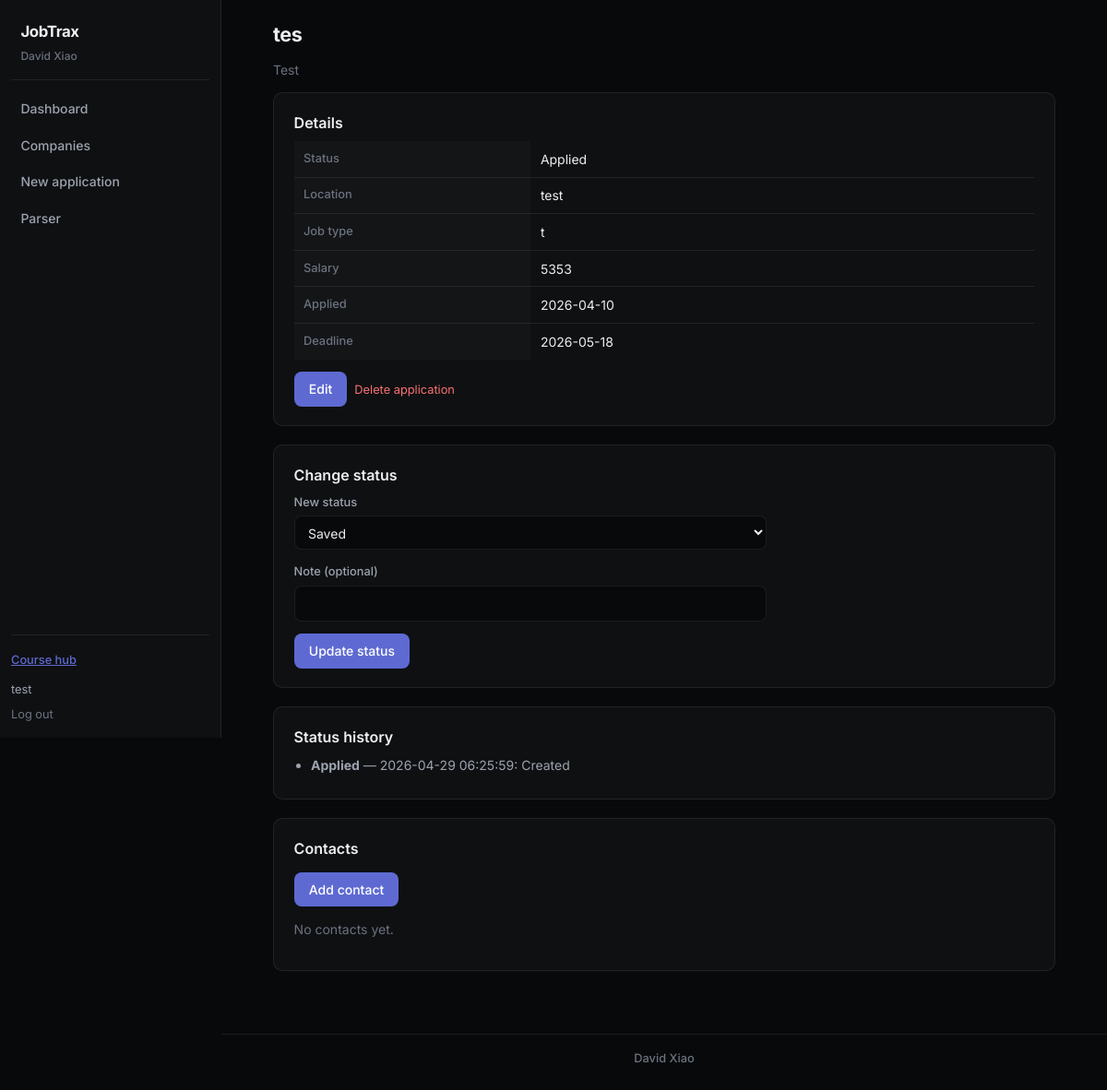
Page /jobtrax/applications/1 (signed in) on the committed database.
### tables this page shows
CREATE TABLE applications (
  application_id INTEGER PRIMARY KEY AUTOINCREMENT,
  user_id INTEGER NOT NULL REFERENCES users(user_id),
  company_id INTEGER NOT NULL REFERENCES companies(company_id),
  status_id INTEGER NOT NULL REFERENCES statuses(status_id),
  job_title TEXT NOT NULL,
  location TEXT,
  job_type TEXT,
  salary_range TEXT,
  application_date TEXT,
  deadline TEXT,
  notes TEXT,
  created_at TEXT NOT NULL DEFAULT (datetime('now')),
  updated_at TEXT NOT NULL DEFAULT (datetime('now'))
);

CREATE TABLE companies (
  company_id INTEGER PRIMARY KEY AUTOINCREMENT,
  user_id INTEGER NOT NULL REFERENCES users(user_id),
  company_name TEXT NOT NULL,
  industry TEXT,
  location TEXT,
  website TEXT
);

CREATE TABLE statuses (
  status_id INTEGER PRIMARY KEY AUTOINCREMENT,
  status_name TEXT NOT NULL UNIQUE,
  sort_order INTEGER NOT NULL
);

CREATE TABLE application_status_history (
  history_id INTEGER PRIMARY KEY AUTOINCREMENT,
  application_id INTEGER NOT NULL REFERENCES applications(application_id) ON DELETE CASCADE,
  status_id INTEGER NOT NULL REFERENCES statuses(status_id),
  parse_id INTEGER REFERENCES parsed_inputs(parse_id),
  changed_at TEXT NOT NULL DEFAULT (datetime('now')),
  note TEXT
);

### jobtrax/routes_applications.py (the view)
@jobtrax_bp.route("/applications/<int:aid>")
@login_required
def application_detail(aid):
    uid = _uid()
    delete_form = DeleteForm()
    with get_conn() as conn:
        app_row = _load_application(conn, aid, uid)
        if not app_row:
            abort(404)
        history = conn.execute(
            """
            SELECT h.*, s.status_name
            FROM application_status_history h
            JOIN statuses s ON s.status_id = h.status_id
            WHERE h.application_id = ?
            ORDER BY h.changed_at DESC, h.history_id DESC
            """,
            (aid,),
        ).fetchall()
        contacts = conn.execute(
            "SELECT * FROM contacts WHERE application_id = ? ORDER BY contact_id",
            (aid,),
        ).fetchall()
        statuses = conn.execute(
            "SELECT status_id, status_name FROM statuses ORDER BY sort_order"
        ).fetchall()
    st_form = StatusChangeForm()
    st_form.status_id.choices = [(s["status_id"], s["status_name"]) for s in statuses]
    return render_template(
        "applications/detail.html",
        app_row=app_row,
        history=history,
        contacts=contacts,
        status_form=st_form,
        delete_form=delete_form,
    )

### jobtrax/forms.py
class DeleteForm(FlaskForm):
    submit = SubmitField("Delete")

class StatusChangeForm(FlaskForm):
    status_id = SelectField("New status", coerce=int, validators=[DataRequired()])
    note = StringField("Note (optional)", validators=[Optional()])
    submit = SubmitField("Update status")

### jobtrax/app.py (called while the page is built)
@jobtrax_bp.context_processor
def inject_logout():
    if session.get("user_id"):
        return {"logout_form": LogoutForm()}
    return {}

### jobtrax/db.py (called while the page is built)
def db_path() -> str:
    return os.path.join(_INSTANCE, "jobtrax.db")

def get_conn() -> sqlite3.Connection:
    os.makedirs(_INSTANCE, exist_ok=True)
    conn = sqlite3.connect(db_path())
    conn.row_factory = sqlite3.Row
    conn.execute("PRAGMA foreign_keys = ON")
    return conn

### jobtrax/routes_applications.py (called while the page is built)
def _uid() -> int:
    return int(session["user_id"])

def _load_application(conn, aid: int, uid: int):
    return conn.execute(
        """
        SELECT a.*, c.company_name, s.status_name AS current_status_name
        FROM applications a
        JOIN companies c ON c.company_id = a.company_id
        JOIN statuses s ON s.status_id = a.status_id
        WHERE a.application_id = ? AND a.user_id = ?
        """,
        (aid, uid),
    ).fetchone()

### jobtrax/templates/applications/detail.html (shortened to what this page needs)
{% extends "base.html" %}
{% block content %}
<h1>{{ app_row.job_title }}</h1>
<p class="muted">{{ app_row.company_name }}</p>
<div class="card">
  <h2>Details</h2>
  <table>
    <tbody>
      <tr><th>Status</th><td>{{ app_row.current_status_name }}</td></tr>
      <tr><th>Location</th><td>{{ app_row.location or '—' }}</td></tr>
      <tr><th>Job type</th><td>{{ app_row.job_type or '—' }}</td></tr>
      <tr><th>Salary</th><td>{{ app_row.salary_range or '—' }}</td></tr>
      <tr><th>Applied</th><td>{{ app_row.application_date or '—' }}</td></tr>
      <tr><th>Deadline</th><td>{{ app_row.deadline or '—' }}</td></tr>
    </tbody>
  </table>
  <div class="actions">
    <a href="{{ url_for('jobtrax.application_edit', aid=app_row.application_id) }}" class="btn primary">Edit</a>
    <form method="post" action="{{ url_for('jobtrax.application_delete', aid=app_row.application_id) }}" class="inline-form" onsubmit="return confirm('Delete this application and its contacts/history?');">
      <button type="submit" class="btn danger">Delete application</button>
    </form>
  </div>
</div>
<div class="card">
  <h2>Change status</h2>
  <form method="post" action="{{ url_for('jobtrax.application_status', aid=app_row.application_id) }}">
    <div class="form-row">{{ status_form.status_id.label }} {{ status_form.status_id() }}</div>
    <div class="form-row">{{ status_form.note.label }} {{ status_form.note() }}</div>
    {{ status_form.submit(class_="btn primary") }}
  </form>
</div>
<div class="card">
  <h2>Status history</h2>
  {% if history %}
  <ul class="timeline">
    {% for h in history %}
    <li><strong>{{ h.status_name }}</strong> — {{ h.changed_at }}{% if h.note %}: {{ h.note }}{% endif %}</li>
    {% endfor %}
  </ul>
  {% else %}
  <p class="muted">No history yet.</p>
  {% endif %}
</div>
<div class="card">
  <h2>Contacts</h2>
  <p><a href="{{ url_for('jobtrax.contact_new', aid=app_row.application_id) }}" class="btn primary">Add contact</a></p>
  {% if contacts %}
  <table>
    <thead>
      <tr>
        <th>Name</th>
        <th>Role</th>
        <th>Email</th>
        <th>Phone</th>
        <th></th>
      </tr>
    </thead>
    <tbody>
      {% for ct in contacts %}
      <tr>
        <td>{{ ct.contact_name or '—' }}</td>
        <td>{{ ct.contact_role or '—' }}</td>
        <td>{{ ct.email or '—' }}</td>
        <td>{{ ct.phone or '—' }}</td>
        <td>
          <a href="{{ url_for('jobtrax.contact_edit', cid=ct.contact_id) }}">Edit</a>
          <form method="post" action="{{ url_for('jobtrax.contact_delete', cid=ct.contact_id) }}" class="inline-form" onsubmit="return confirm('Remove this contact?');">
            {{ delete_form.hidden_tag() }}
            <button type="submit" class="btn danger">Remove</button>
          </form>
        </td>
      </tr>
      {% endfor %}
    </tbody>
  </table>
  {% else %}
  <p class="muted">No contacts yet.</p>
  {% endif %}
</div>
{% endblock %}

### jobtrax/templates/base.html (shortened to what this page needs)
<!DOCTYPE html>
<html lang="en">
<head>
  <link rel="stylesheet" href="{{ url_for('jobtrax.static', filename='css/app.css') }}">
</head>
<body>
  <div class="layout">
    <aside class="sidebar" aria-label="Primary">
      <div class="sidebar-brand">
        <a href="{{ url_for('jobtrax.home') }}">JobTrax</a>
        <div class="sidebar-meta">David Xiao</div>
      </div>
      {% if session.get('user_id') %}
      <nav class="sidebar-nav">
        <a href="{{ url_for('jobtrax.dashboard') }}">Dashboard</a>
        <a href="{{ url_for('jobtrax.company_list') }}">Companies</a>
        <a href="{{ url_for('jobtrax.application_new') }}">New application</a>
        <a href="{{ url_for('jobtrax.parser_paste') }}">Parser</a>
      </nav>
      <div class="sidebar-footer">
        <a href="{{ url_for('index') }}">Course hub</a>
        <div class="sidebar-user">
          <span>{{ session.get('username', '') }}</span>
          {% if logout_form is defined %}
          <form method="post" action="{{ url_for('jobtrax.logout') }}" class="inline-form">
            <button type="submit">{{ logout_form.submit.label.text }}</button>
          </form>
          {% endif %}
        </div>
      </div>
      {% endif %}
    </aside>
    <div class="main-column">
      <main class="main-inner">
        {% block content %}{% endblock %}
      </main>
      <footer class="site-footer">
        <p class="site-footer-name">David Xiao</p>
      </footer>
    </div>
  </div>
</body>
</html>

### rows in the picture
applications: job_title "tes", location "test", job_type "t", salary_range "5353", application_date "2026-04-10", deadline "2026-05-18"
companies: company_name "Test"
statuses: current_status_name "Applied"
application_status_history: status_name "Applied", changed_at "2026-04-29 06:25:59", note "Created"

### other values in the picture
{{ session.get('username', '') }} "test"
{{ logout_form.submit.label.text }} "Log out"
{{ status_form.status_id.label }} "New status"
{{ status_form.note.label }} "Note (optional)"
